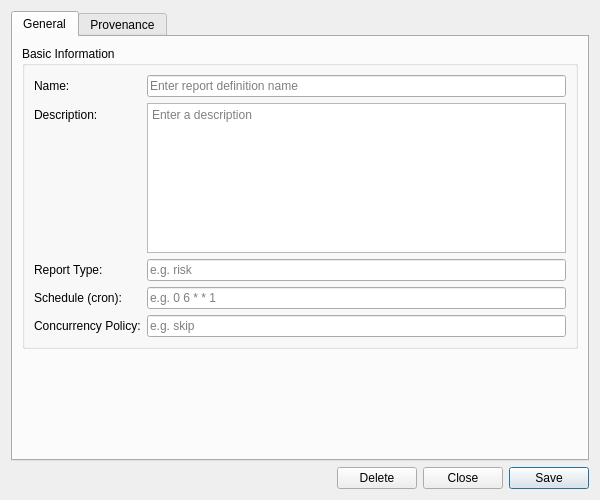
<?xml version="1.0" encoding="UTF-8"?>
<ui version="4.0">
 <class>ReportDefinitionDetailDialog</class>
 <widget class="QWidget" name="ReportDefinitionDetailDialog">
  <property name="geometry">
   <rect>
    <x>0</x>
    <y>0</y>
    <width>600</width>
    <height>500</height>
   </rect>
  </property>
  <property name="sizePolicy">
   <sizepolicy hsizetype="Preferred" vsizetype="Preferred">
    <horstretch>0</horstretch>
    <verstretch>0</verstretch>
   </sizepolicy>
  </property>
  <property name="minimumSize">
   <size>
    <width>600</width>
    <height>500</height>
   </size>
  </property>
  <property name="windowTitle">
   <string>Report Definition Details</string>
  </property>
  <layout class="QVBoxLayout" name="verticalLayout">
   <item>
    <widget class="QTabWidget" name="tabWidget">
     <property name="currentIndex"><number>0</number></property>
     <widget class="QWidget" name="generalTab">
      <attribute name="title"><string>General</string></attribute>
      <layout class="QVBoxLayout" name="generalLayout">
       <item>
        <widget class="QGroupBox" name="basicInfoGroup">
         <property name="title">
          <string>Basic Information</string>
         </property>
         <layout class="QFormLayout" name="formLayout">
          <item row="0" column="0">
           <widget class="QLabel" name="labelName">
            <property name="text">
             <string>Name:</string>
            </property>
           </widget>
          </item>
          <item row="0" column="1">
           <widget class="QLineEdit" name="nameEdit">
            <property name="placeholderText">
             <string>Enter report definition name</string>
            </property>
           </widget>
          </item>
          <item row="1" column="0">
           <widget class="QLabel" name="labelDescription">
            <property name="text">
             <string>Description:</string>
            </property>
           </widget>
          </item>
          <item row="1" column="1">
           <widget class="QPlainTextEdit" name="descriptionEdit">
            <property name="minimumSize">
             <size>
              <width>0</width>
              <height>80</height>
             </size>
            </property>
            <property name="maximumSize">
             <size>
              <width>16777215</width>
              <height>150</height>
             </size>
            </property>
            <property name="placeholderText">
             <string>Enter a description</string>
            </property>
           </widget>
          </item>
          <item row="2" column="0">
           <widget class="QLabel" name="labelReportType">
            <property name="text">
             <string>Report Type:</string>
            </property>
           </widget>
          </item>
          <item row="2" column="1">
           <widget class="QLineEdit" name="reportTypeEdit">
            <property name="placeholderText">
             <string>e.g. risk</string>
            </property>
           </widget>
          </item>
          <item row="3" column="0">
           <widget class="QLabel" name="labelScheduleExpression">
            <property name="text">
             <string>Schedule (cron):</string>
            </property>
           </widget>
          </item>
          <item row="3" column="1">
           <widget class="QLineEdit" name="scheduleExpressionEdit">
            <property name="placeholderText">
             <string>e.g. 0 6 * * 1</string>
            </property>
           </widget>
          </item>
          <item row="4" column="0">
           <widget class="QLabel" name="labelConcurrencyPolicy">
            <property name="text">
             <string>Concurrency Policy:</string>
            </property>
           </widget>
          </item>
          <item row="4" column="1">
           <widget class="QLineEdit" name="concurrencyPolicyEdit">
            <property name="placeholderText">
             <string>e.g. skip</string>
            </property>
           </widget>
          </item>
         </layout>
        </widget>
       </item>
       <item>
        <spacer name="verticalSpacer">
         <property name="orientation">
          <enum>Qt::Vertical</enum>
         </property>
         <property name="sizeHint" stdset="0">
          <size>
           <width>20</width>
           <height>40</height>
          </size>
         </property>
        </spacer>
       </item>
      </layout>
     </widget>
     <widget class="QWidget" name="provenanceTab">
      <attribute name="title"><string>Provenance</string></attribute>
      <layout class="QVBoxLayout" name="provenanceTabLayout">
       <item>
        <widget class="ores::qt::ProvenanceWidget" name="provenanceWidget" native="true"/>
       </item>
      </layout>
     </widget>
    </widget>
   </item>
   <item>
    <layout class="QHBoxLayout" name="buttonLayout">
     <item>
      <spacer name="horizontalSpacer">
       <property name="orientation">
        <enum>Qt::Horizontal</enum>
       </property>
       <property name="sizeHint" stdset="0">
        <size>
         <width>40</width>
         <height>20</height>
        </size>
       </property>
      </spacer>
     </item>
     <item>
      <widget class="QPushButton" name="deleteButton">
       <property name="text">
        <string>Delete</string>
       </property>
      </widget>
     </item>
     <item>
      <widget class="QPushButton" name="closeButton">
       <property name="text">
        <string>Close</string>
       </property>
      </widget>
     </item>
     <item>
      <widget class="QPushButton" name="saveButton">
       <property name="text">
        <string>Save</string>
       </property>
       <property name="default">
        <bool>true</bool>
       </property>
      </widget>
     </item>
    </layout>
   </item>
  </layout>
 </widget>
 <customwidgets>
  <customwidget>
   <class>ores::qt::ProvenanceWidget</class>
   <extends>QWidget</extends>
   <header>ores.qt/ProvenanceWidget.hpp</header>
  </customwidget>
 </customwidgets>
 <resources/>
 <connections/>
</ui>
